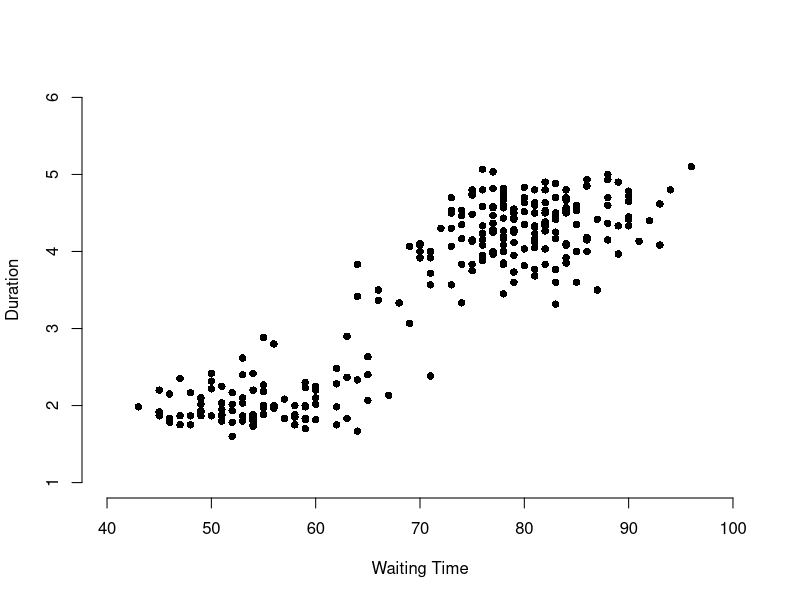
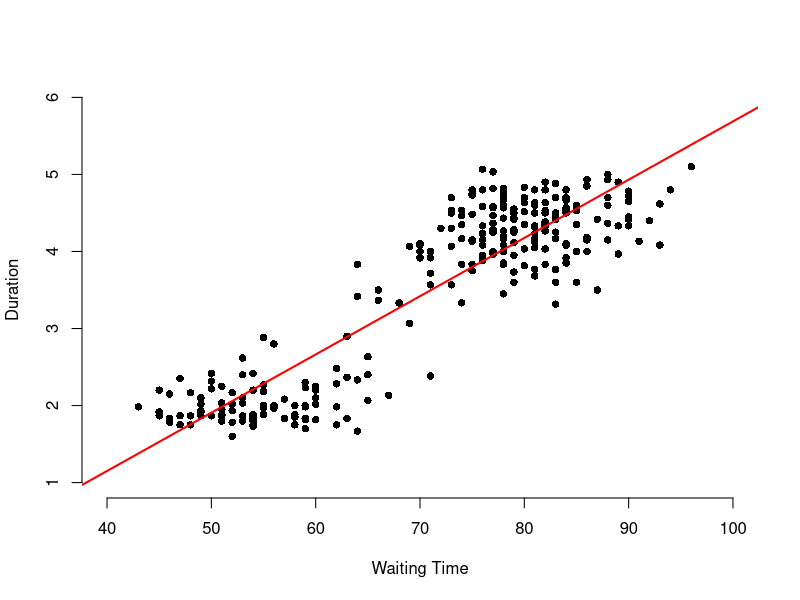

R code for these plots, in order:
## ---- chunk 1
knitr::opts_chunk$set(echo = FALSE)
## ---- chunk 2
head(faithful)
summary(faithful)
## ---- chunk 3
plot(faithful$waiting, faithful$eruptions,  xlab = "Waiting Time", 
             ylab = "Duration", bty = "n", pch = 16,
             xlim = c(40, 100), ylim = c(1, 6))
## ---- chunk 4
plot(faithful$waiting, faithful$eruptions,  xlab = "Waiting Time", 
             ylab = "Duration", bty = "n", pch = 16,
             xlim = c(40, 100), ylim = c(1, 6))
model <- lm(eruptions ~ waiting, data = faithful)
abline(model, col = "red", lwd = 2)

